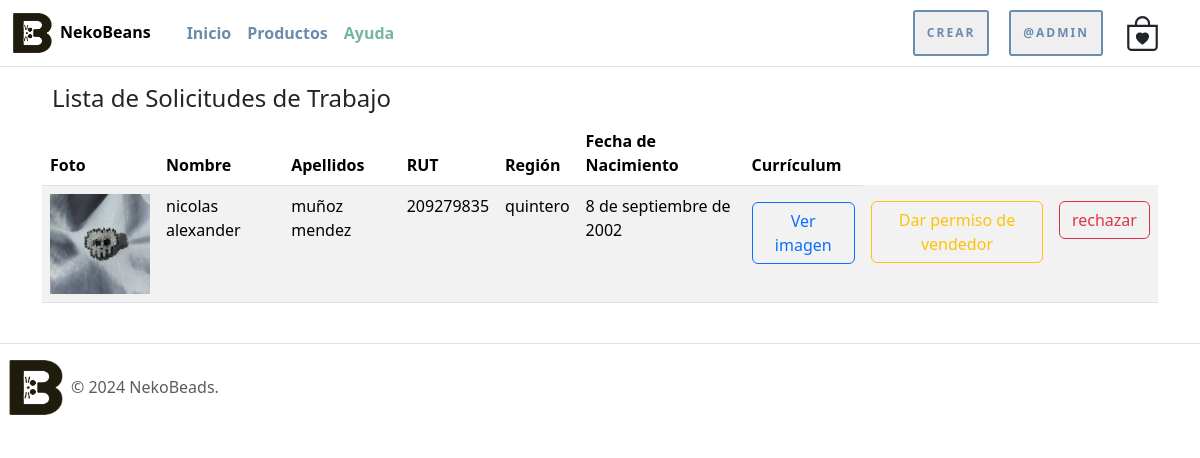
The app's page /lista-peticiones/ (signed in), older data.
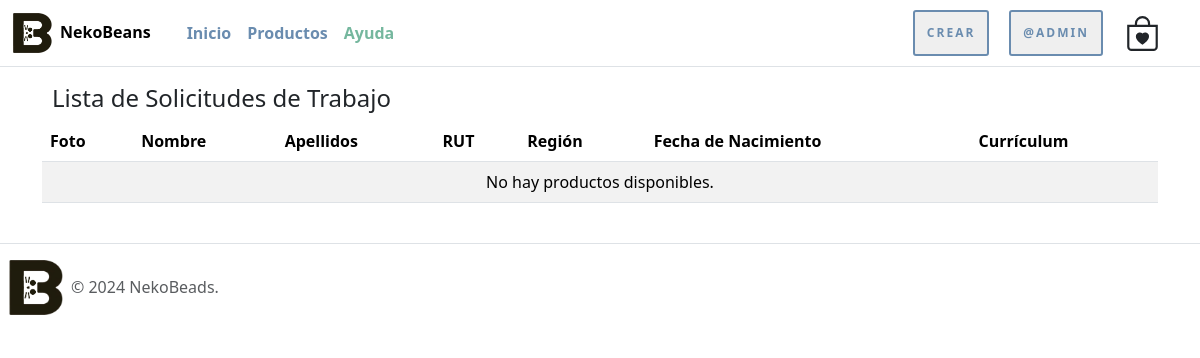
The same page, newer data.
### nekoBeansWeb/models.py (models this page shows, shortened)
class TrabajaConNosotros(models.Model):
    nombre = models.CharField(max_length=100)
    apellidos = models.CharField(max_length=100)
    rut = models.CharField(max_length=12)
    region = models.CharField(max_length=100)
    fecha_nacimiento = models.DateField()
    carnet = models.ImageField(upload_to='identi_carnet')
    usuario = models.ForeignKey(User, on_delete=models.CASCADE)

### nekoBeansWeb/views.py (the view)
# urls.py: path('lista-peticiones/', listar_peticiones, name='lista_peticiones'),
@permission_required('nekoBeansWeb.view_trabajaconnosotros')
def listar_peticiones(request):
    peticiones = TrabajaConNosotros.objects.all()
    data = {
        'peticiones': peticiones
    }
    return render(request, 'nekoBeansWeb/trabajaconnosotros/lista_peticiones.html', data)

### nekoBeansWeb/templates/nekoBeansWeb/trabajaconnosotros/lista_peticiones.html (shortened to what this page needs)
{% extends 'nekoBeansWeb/narvar_footer.html' %}
{% load static %}
{% block contenido %}
<div class="container mt-4">
    <div class="row">
        <div class="col-md-12">
            <h4 class="espacio-titulos">Lista de Solicitudes de Trabajo</h4>
            <div class="table-responsive">
                <table class="table table-hover table-striped">
                    <thead class="thead-dark">
                        <tr>
                            <th scope="col">Foto</th>
                            <th scope="col">Nombre</th>
                            <th scope="col">Apellidos</th>
                            <th scope="col">RUT</th>
                            <th scope="col">Región</th>
                            <th scope="col">Fecha de Nacimiento</th>
                            <th scope="col">Currículum</th>
                        </tr>
                    </thead>
                    <tbody>
                        {% for peticion in peticiones %}
                        <tr>
                            <td><img src="{{ peticion.carnet.url }}" alt="{{ peticion.carnet }}" style="max-width: 100px;"></td>
                            <td>{{ peticion.nombre }}</td>
                            <td>{{ peticion.apellidos }}</td>
                            <td>{{ peticion.rut }}</td>
                            <td>{{ peticion.region }}</td>
                            <td>{{ peticion.fecha_nacimiento }}</td>
                            <td><a href="{{ peticion.carnet.url }}" class="btn btn-outline-primary mt-2">Ver imagen</a></td>
                            <td><a href="" class="btn btn-outline-warning mt-2" onclick="return confirm('¿Estás seguro de que deseas dar permiso de vendedor?')">Dar permiso de vendedor</a></td>
                            <td><a href="{% url 'eliminar_peticiones' peticion.id %}" class="btn btn-outline-danger mt-2" onclick="return confirm('¿Estás seguro de que deseas rechazar la postulacion?')">rechazar</a></td>
                        </tr>
                        {% empty %}
                            <tr>
                                <td colspan="8" class="text-center">No hay productos disponibles.</td>
                            </tr>
                        {% endfor %}
                    </tbody>
                </table>
            </div>
        </div>
    </div>
</div>
{% endblock %}

Row changes from the older to the newer data that the page shows:
removed TrabajaConNosotros: carnet (picture), nombre "nicolas alexander", apellidos "muñoz mendez", rut "209279835", region "quintero", fecha_nacimiento "8 de septiembre de 2002"
Text that changed along with them:
text now shown: "No hay productos disponibles."
